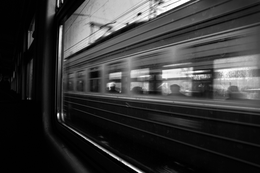
%> input picture 8 семестр/ЦОС/ЛР9/im3.bmp, 260 x 173 px, shrunk from 900 x 598 before the run
$ octave main.m   (GNU Octave 9; MATLAB toolbox functions it lacks are replaced by stand-ins)
%> lines starting %> are read from the running program, lines starting %| are printed output that depends on the picture
I = imread('im3.bmp');
%> I is the input picture: size 173x260x3 uint8; min 0, max 255, mean 54.4

figure;

imshow(I);title('Изображение');

spectrum = fftshift(fft2(I));

W = spectrum .* spectrum;

cepstrum = 1/5*log(1 + abs(W));
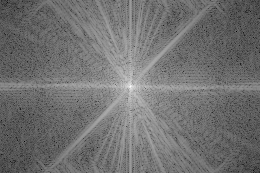
%> cepstrum: size 173x260x3 double; min 0.411, max 5.88, mean 2.84; drawn with min black and max white

figure;
imshow(mat2gray(1+abs(cepstrum)));title('Кепстр');

[maxVal, maxIdx] = max(cepstrum(:));
%> maxVal = 5.88; maxIdx = 22577
[maxRow, maxCol] = ind2sub(size(cepstrum), maxIdx);
%> maxRow = 87; maxCol = 131

N = size(I);
%> N = [173 260 3]
P = [maxCol - N(2)/2, N(1)/2 - maxRow];
%> P = [1 -0.5]
theta = atan2(P(2), P(1)) * 180/pi;
%> theta = -26.57

central_row = cepstrum(maxRow,:);
%> central_row = 780 values, max 5.88 at index 131, min 2.77 at index 55, mean 3.71

len = size(central_row);
%> len = [1 780]

half_row = central_row(len(2)/2:end);
%> half_row = 391 values, max 5.88 at index 2, min 2.77 at index 186, mean 3.72

[pks, locs] = findpeaks(half_row);
%> pks = 107 values, max 5.88 at index 1, min 3.44 at index 36, mean 3.88; locs = 107 values from 2 to 389

c = 6;
a = c * sind(abs(theta));
%> a = 2.68
b = sqrt(c * c - a * a);
%> b = 5.37

PSF = fspecial('motion', 2, theta);
%> PSF = [0.48 0.158; 0.204 0.158]

output = deconvlucy(I, PSF, 100);
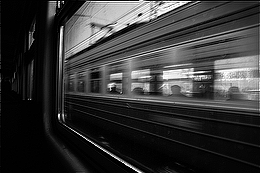
%> output: size 173x260x3 uint8; min 0, max 255, mean 54.2

figure;
imshow(output);title('Результат');
